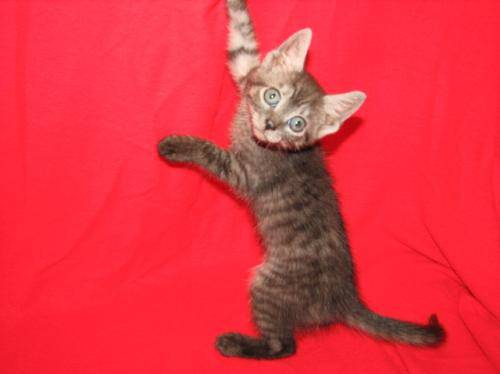
#> input picture NumPy Library/cat.1536.jpg, 500 x 374 px
$ jupyter execute --allow-errors 'NumPy Library.ipynb'   (shell and % lines are left out)
#> lines starting #> are read from the running program, lines starting #| are printed output that depends on the picture
# NumPy Library

Fundamental data type is ndarray (N-dimensional array)
<br> NumPy arrays contain values of a single type

[cell 1]
import numpy as np

np.array() function creates a numpy ndarray

[cell 2]
data1=[6,7.5,8,0,1]

[cell 3]
data1

[cell 4]
arr1=np.array(data1)

[cell 5]
arr1

[cell 6]
arr1.dtype

[cell 7]
data2=[[1,3,5],
       [2,4,8]]

[cell 8]
data2

[cell 9]
arr2=np.array(data2)

[cell 10]
arr2

[cell 11]
arr2.dtype

Unless explicitly specified (more on this later), np.array tries to infer a good data type for the array that it creates

np.zeros(),np.ones creates of 0’s or 1’s, respectively, with a given length or shape

[cell 12]
np.zeros(10)

[cell 13]
np.zeros((4,4))

[cell 14]
np.full((4,5),10)

[cell 15]
np.ones((4,5))

You can define data types as you create ndarrays

[cell 16]
arr1=np.array([1,2,3],dtype=float)

[cell 17]
arr1

[cell 18]
arr2=np.array([1,2,3],dtype=int)

[cell 19]
arr2

[cell 20]
arr1.dtype

[cell 21]
arr2.dtype

### NumPy Standard Data Types

https://numpy.org/devdocs/user/basics.types.html

<div>

</div>

If you want to learn more about data representations
- https://www3.ntu.edu.sg/home/ehchua/programming/java/datarepresentation.html

[cell 22]
x=np.array(100,dtype=np.int8)

[cell 23]
x

[cell 24]
x.nbytes

[cell 25]
x=np.array(100,dtype=np.int32)

[cell 26]
x

[cell 27]
x.nbytes

<div>

</div>

[cell 28]
x=np.array("t",dtype="str")

[cell 29]
x

[cell 30]
x.nbytes

[cell 31]
x=np.array(["t","ta"],dtype="str")

[cell 32]
x.nbytes

[cell 33]
x.dtype

[cell 34]
x=np.array("t",dtype="U5")

[cell 35]
x

[cell 36]
x.nbytes

[cell 37]
x=np.array("t",dtype="S5")

[cell 38]
x.nbytes

#> (a cell that did not finish here is left out)

### Changing the data type with astype function

You can change type of the data if you wish.

[cell 40]
arr=np.array([1,2,3,4,5])

[cell 41]
arr.dtype

[cell 42]
arr=arr.astype(float)

[cell 43]
arr.dtype

### np.arange() function similar to range function creates array from a given interval

[cell 44]
arr=np.arange(5,10)

[cell 45]
arr

np.dim returns This array attribute returns the number of array dimensions.
<br> np.shape attribute returns a tuple consisting of array dimensions

[cell 46]
x=np.array([[1,2,3],[4,5,6]])

[cell 47]
x

[cell 48]
x.shape

[cell 49]
x.ndim

### Array creation functions

<div>

</div>

## np.append(array,values,axis)
<br> This function adds values at the end of an input array.
<br> The append operation is not inplace, a new array is allocated.

[cell 50]
a=np.array([[1,2,3],[4,5,6]])

[cell 51]
a

[cell 52]
np.append(a,[[4,6,8]],axis=0)

[cell 53]
a

[cell 54]
np.append(a,[[4],[8]],axis=1)

#> (a cell that did not finish here is left out)

we got an error for the above script, because dimensions did not match

[cell 56]
array=np.array([2,4,4])

[cell 57]
array.shape

[cell 58]
array.ndim

[cell 59]
array=np.array([[2,4,4]])

[cell 60]
array.shape

[cell 61]
array.ndim

## Operations between Arrays and Scalars

[cell 62]
a=np.arange(10);a

[cell 63]
a*5

if we wanted to do the same operation using list

[cell 64]
l=list(range(10))

[cell 65]
l

[cell 66]
[x*5 for x in l]

[cell 67]
b=np.arange(10)

[cell 68]
a+b

[cell 69]
mylist=[[1,2,3],[4,5,6],[7,8,9]];mylist

let's multiply every element of this mylist with 3

[cell 70]
for i in range(len(mylist)):
    for j in range(len(mylist[0])):
        mylist[i][j]=mylist[i][j]*3

[cell 71]
mylist

do the same operation using numpy

[cell 72]
a=np.arange(24).reshape(3,4,2);a

## Ndarray indexing with slices

[cell 73]
a[(0,2),2,:]

[cell 74]
a=np.arange(5,11);a

[cell 75]
a[0],a[-1]

[cell 76]
a[0:3]

[cell 77]
arr2d=np.array([[1,2,3],[4,5,6],[7,8,9]])

[cell 78]
arr2d

[cell 79]
arr2d[1,1]

[cell 80]
arr2d[1:,1]

[cell 81]
arr2d[1:,1:]

[cell 82]
arr2d[:2]

[cell 83]
arr2d[:,1:]

 ### An important first distinction from lists is that array slices are views on the original array.

This means that the data is not copied, and any modifications to the view will be reflected in the source array.

[cell 84]
arr=np.arange(10);arr

[cell 85]
arr_slice=arr[5:8]

[cell 86]
arr_slice

[cell 87]
arr_slice[1]=1000

[cell 88]
arr_slice

let's check our original array

[cell 89]
arr

let's assign all the elements of arr_slice as 64

[cell 90]
arr_slice[:]=64

[cell 91]
arr_slice

[cell 92]
arr

### This feature is quite useful for processing large data sets.
When we work with large datasets, we can access and process pieces of these datasets
without the need to copy the underlying data buffer.

## Creating copies of arrays

• Despite the nice features of array views, it is sometimes useful to instead explicitly copy the data within an array or a subarray.
<br>• This can be most easily done with the copy() method:

[cell 93]
a=np.arange(20).reshape(4,5);a

[cell 94]
a_sub=a[:2,2:].copy();a_sub

[cell 95]
a_sub[0,0]=100;a_sub

check the array a

[cell 96]
a

do the same without using copy function

[cell 97]
a_sub=a[:2,2:];a_sub

[cell 98]
a_sub[0,0]=100;a_sub

[cell 99]
a

# Comparisons, Masks and Boolean Logic

Boolean masks is useful when we want to extract, modify, count, or manipulate values in an array based on some criterion (comparison).
<br> • First we will see comparison operators.

[cell 100]
x=np.arange(6);x

[cell 101]
x<3

[cell 102]
result=x>=3

[cell 103]
result.dtype

[cell 104]
y=np.arange(20).reshape(4,5);y

[cell 105]
y>5

## Using arrays as masks to select particular subsets of the data.
• Similar operations will be in PANDAS as well.

[cell 106]
y[y>5]

### y[y>5] gets all the values in positions at which the mask array is True

### Sum is often used as a means of counting True values in a boolean array:

[cell 107]
x=np.arange(20)

[cell 108]
(x<5).sum()

[cell 109]
x<5

## We can apply function on the data selected by boolean arrays.

[cell 110]
np.sum(x<5)

[cell 111]
np.sum(x[x<5])

[cell 112]
x[x<5]

[cell 113]
np.random.seed(10)
a=np.random.randint(0,100,(5,5));a

[cell 114]
np.sum(a>50)

[cell 115]
np.sum(a[a>50])

[cell 116]
a > 50

[cell 117]
a[a>50].sum()

## Boolean operators can compute the Truthness (True or False) by element-wise

[cell 118]
x=np.arange(6);x

[cell 119]
x>1

[cell 120]
x<4

[cell 121]
(x>1) & (x<4)

#> (a cell that did not finish here is left out)

### When we remove paranthese, ”&” operator takes priority and the calculation  becomes x> (1&x)<4

## Using the Keywords and/or Versus the Operators &/|

• It is often confused to use ”and” and ”or” instead of ”&” and ”|”
<br>• The difference is this: and and or give the truth or falsehood of entire object, while & and | refer to bits within each object.
<br>• When you use and or or, it's equivalent to asking Python to treat the object as a single Boolean entity.

[cell 123]
x=np.arange(10);x

[cell 124]
(x>4) & (x<8)

#> (a cell that did not finish here is left out)

[cell 126]
a

[cell 127]
np.sum((a>50) & (a<70))

 **and** and **or** return the truth or falsehood of entire object, while **&** and **|** refer to bits within each object

## Fancy indexing

To select out a subset of the rows in a particular order, you can simply pass a list or ndarray of integers specifying the desired order

[cell 128]
x=np.ones((8,4));x

[cell 129]
y=np.arange(1,9).reshape(-1,1);y

[cell 130]
z=x*y;z

[cell 131]
z[[4,3,0]]

try to get columns as well

[cell 132]
z[[4,3,0],[1,2,3]]

note that with these we got intersections, not a sub matrix

### we can get a list of rows and columns using np.ix_ function

[cell 133]
z[np.ix_([4,3,0],[1,2,3])]

### More indexing with take and put

We can select values at given axis

[cell 134]
arr = np.arange(10) * 100;arr

[cell 135]
inds=[7,1,2,6]

[cell 136]
arr[inds]

[cell 137]
arr.take(inds)

[cell 138]
arr.put(inds, 42)

[cell 139]
arr

Let's see how this works on arrays having higher dimensions

[cell 140]
z

[cell 141]
z.take([0,2],axis=1)

## Universal Functions: Fast Element-wise Array Functions

A universal function, or ufunc, is a function that performs elementwise operations on data in ndarray

[cell 142]
a=np.arange(10);a

[cell 143]
np.sqrt(a)

[cell 144]
np.exp(a)

<div>

</div>

[cell 145]
arr=np.array([True,False])
np.logical_not(arr)

[cell 146]
~arr

## Expressing Conditional Logic as Array Operations

The numpy.where function is a vectorized version of the expression x if condition else y.

[cell 147]
a=np.random.randint(0,10,(5,5));a

[cell 148]
np.where(a>5,1,2)

## If only condition is given, return the tuple condition.nonzero(), the indices where condition isTrue.

[cell 149]
a=np.arange(10);a

[cell 150]
result=np.where(a>7)

[cell 151]
result

[cell 152]
a[result]

### Let's do an exercise on an image data

[cell 153]
import matplotlib.pyplot as plt

[cell 154]
raw_image=plt.imread("cat.1536.jpg")
#> raw_image is the input picture: shape (374, 500, 3); mean R, G, B 228.9, 52.5, 66.7
image=raw_image.copy()

[cell 155]
# get the shape of image array
image.shape
#> Out = (374, 500, 3)

[cell 156]
# get the data type of this array
image.dtype

[cell 157]
image

[cell 158]
# get the umber of bytes that this array occupy
image.nbytes
#> Out = 561000

[cell 159]
image.shape
#> Out = (374, 500, 3)

[cell 160]
374*500*3

[cell 161]
plt.imshow(image)

[cell 162]
image[50:150, 250:150]
#> Out = empty array

[cell 163]
plt.imshow(image[50:150,250:350])
plt.imshow(image[35:150,240:365,:])
plt.savefig("test.png")
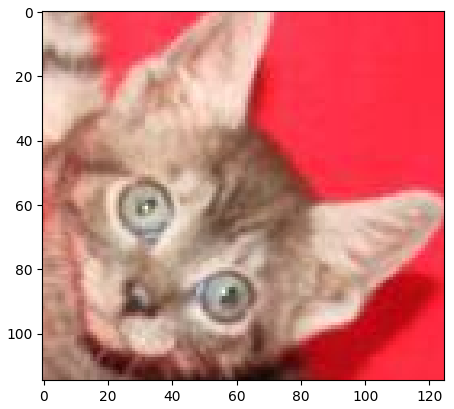
#> figure drawn by matplotlib, 1 panel

#> (a cell that did not finish here is left out)

### set all red color to zero

[cell 165]
# set all color to zero
image[:,:,0] = 0
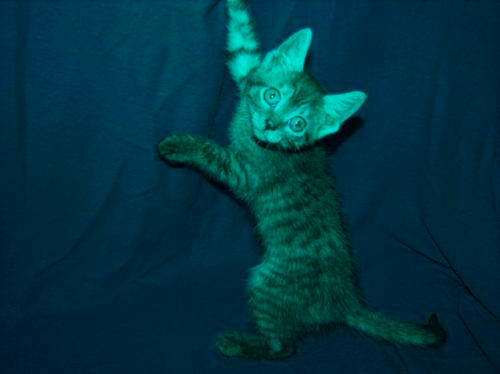
#> image: shape (374, 500, 3); mean R, G, B 0, 52.5, 66.7
plt.imshow(image)

Ellipsis ***...*** is helpful to slice several dimensions

[cell 166]
# do the same using ellipsis
image[...,0] = 0
plt.imshow(image)

[cell 167]
# here assign zero for red and blue colors

[cell 168]
plt.imshow(image)

[cell 169]
image=raw_image.copy()

### assign zero for red color for all pixes having red color intensities over 200

[cell 170]
# first using numpy.where find indices

[cell 171]
indices = np.where(image[...,0] > 200)
#> indices = 155143 positions, rows 0 to 373, columns 0 to 499

[cell 172]
# assign zeros values for those indices

[cell 173]
indices[0].shape
#> Out = (155143,)

[cell 174]
plt.imshow(image)

# Mathematical and Statistical Methods

A set of mathematical functions which compute statistics about an entire array or about the data along an axis are accessible as array methods.

[cell 175]
x=np.ones((4,4));x

let's multiply second row with 2, third row with 3 and fourth row with 4

[cell 176]
y = np.array([1,2,3,4])

[cell 177]
(x * y)

type x.mean() see what happens

[cell 178]
x.mean()

[cell 179]
x.mean(axis = 1)

[cell 180]
x.mean(axis = 0)

x.sum() works similary, try x.sum(axis=0) x.sum(axis=1)

[cell 181]
x.sum()

[cell 182]
a = np.arange(24).reshape(4,3,2);a

[cell 183]
a.sum(axis = 0)

[cell 184]
a.sum(axis = 1)

<div>

</div>

# Dealing with NA values (missing data)

Np.nan is a floating point number

[cell 185]
a=np.arange(20).reshape(4,5);a

#> (a cell that did not finish here is left out)

[cell 187]
a.dtype

[cell 188]
a=a.astype(float)

[cell 189]
a[0,0]=np.nan;a

# NaN-safe methods

[cell 190]
a

[cell 191]
np.sum(a,axis=0)

[cell 192]
np.nansum(a,axis=0)

# Sorting

array.sort() sorts an array in place.
<br>np.sort(array) returns a sorted copy of an array instead of modifying the array in place. <br>We can sort values along rows or columns

[cell 193]
x=np.array([[4, 5, 8, 4, 0],
       [3, 7, 8, 2, 5],
       [8, 1, 1, 2, 1],
       [4, 3, 1, 2, 4],
       [6, 7, 0, 2, 9]])

[cell 194]
x

[cell 195]
x.sort(0);x

[cell 196]
x=np.array([[4, 5, 8, 4, 0],
       [3, 7, 8, 2, 5],
       [8, 1, 1, 2, 1],
       [4, 3, 1, 2, 4],
       [6, 7, 0, 2, 9]])

[cell 197]
np.sort(x,axis=0)

[cell 198]
x

## Indirect Sorts: argsort

Argsort : Returns the indices that would sort an array.

[cell 199]
v=np.array([4,0,1,5,2])

[cell 200]
t=np.argsort(v);t

[cell 201]
v[t]

## Saving and Loading Text Files

[cell 202]
x=np.random.randint(0,100,(10,5));x

[cell 203]
np.savetxt("random.txt",x,delimiter=",")

check out the random.txt file in your working directory

Default format fmt='%.18e'

you can change the format as you wish

[cell 204]
np.savetxt("random.txt",x,delimiter=",",fmt="%s")

## Broadcasting

Broadcasting describes how arithmetic works between arrays of different shapes

[cell 205]
arr = np.arange(12).reshape(4,3) ; arr

[cell 206]
arr_mean=arr.mean(axis=0) ; arr_mean

[cell 207]
arr-arr_mean

<div>

</div>

### Concatenating and Splitting Arrays

numpy.concatenate takes a sequence (tuple, list, etc.) of arrays and joins them together in order along the input axis:

[cell 208]
arr1 = np.array([[1, 2, 3],
                 [4, 5, 6]]) ; arr1

[cell 209]
arr2 = np.array([[7, 8, 9],
                 [10, 11, 12]]) ; arr2

[cell 210]
np.concatenate([arr1, arr2], axis=0)

np.vstack for vertical stacking

[cell 211]
np.vstack((arr1, arr2))

np.hstack for horizantal stacking

[cell 212]
np.hstack((arr1,arr2))

**split**, on the other hand, slices apart an array into multiple arrays along an axis:

[cell 213]
arr = np.arange(10).reshape(5, 2) ; arr

[cell 214]
first, second, third = np.split(arr, [1, 3])

[cell 215]
first

[cell 216]
second

[cell 217]
third

### Transposing Arrays

[cell 218]
arr = np.arange(15).reshape((3, 5)) ; arr

[cell 219]
arr.T

# Linear Algebra

[cell 220]
x = np.array([[1., 2., 3.], [4., 5., 6.]])
y = np.array([[6., 23.], [-1, 7], [8, 9]])

[cell 221]
x

[cell 222]
y

matrix multiplication

[cell 223]
x.dot(y)

[cell 224]
np.dot(x, y)

The @ symbol (as of Python 3.5) also works as an infix operator that performs matrix multiplication:

[cell 225]
x @ np.ones(3)

if you need linear algebra functions you can get them from numpy.linalg

[cell 226]
from numpy.linalg import inv
X = np.random.randn(5, 5)

[cell 227]
X

[cell 228]
mat = X.T.dot(X)

[cell 229]
mat

[cell 230]
inv(mat)

<div>

</div>

# Example

In this example, we will investigate the sales profile of a certain production to different customers.
<br> Suppose we have 1000 customers and we have the sales amount of the product for 30 days.
<br> First, construct two-dimensional array for this hypothetical example.

[cell 231]
np.random.seed(10)
data=np.random.randint(0,10,(30,1000));data

[cell 232]
data.sum(axis = 1)

## calculate the total amount of sales for each day.

[cell 233]
totalsales=data.sum(axis = 1)

## Let’s calculate the total sales without using numpy:

[cell 234]
def totaldata(data):
    [m,n]=data.shape
    total_sales=[]
    for i in range(m):
        sales=0
        for j in range(n):
            sales += data[i,j]
        total_sales.append(sales)
    return total_sales

[cell 235]
totalsales=totaldata(data)

[cell 236]
np.count_nonzero(data, axis = 1)

[cell 237]
np.sum(data ==0, axis = 1)

[cell 238]
np.where(data == 0,1,0).sum(axis = 1)

## Let’s count the number of customers who did not buy the product for each day.
• We will simply count zeros at every row.

[cell 239]
zerosales=data.sum()

[cell 240]
zerosales

[cell 241]
def countzeros(data):
    [m,n]=data.shape
    zeros=[]
    for i in range(m):
        zero=0
        for j in range(n):
            if data[i,j] == 0:
                zero += 1
        zeros.append(zero)
    return zeros
